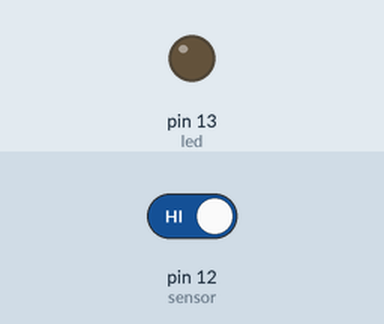
Bench run of a sketch on a simulated Arduino Uno, built with avr-gcc and run on an emulated ATmega328P. On the bench: output pins drawn as LEDs (lit = HIGH). Inputs (shaded band) come from the test bench; at power-on: pin 12 (sensor) HIGH.

Above: at 1.2 s.
1.3 s: pin 12 (sensor) driven LOW
At 2.5 s:
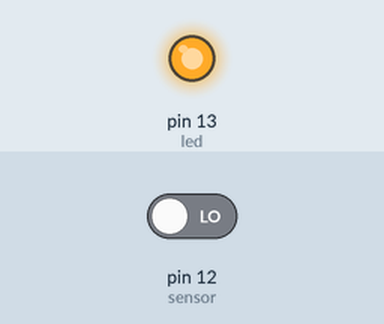
2.8 s: pin 12 (sensor) driven HIGH
At 3.6 s:
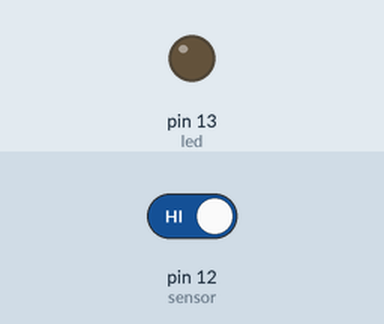
Timing chart, 0 to 5.8 s (numbered marks = the images above; inputs shaded):
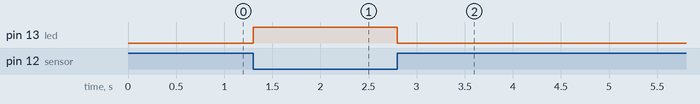

Measured:
- after the input at 1.3 s, pin 13 (led): LOW → HIGH at once
- after the input at 2.8 s, pin 13 (led): HIGH → LOW at once

The sketch:

ir.ino
```cpp
int sensor =12;
int led =13;
void setup()
{
  pinMode(sensor,INPUT);
  pinMode(led,OUTPUT);
}
void loop(){
  int val =digitalRead(sensor);
  if(val == LOW)
  {
    digitalWrite(led,HIGH);
  }
  else{
    digitalWrite(led,LOW);
  }
}
```
